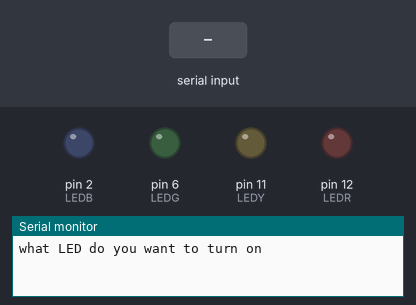
Recording of a sketch running on a simulated Arduino Uno, built with avr-gcc and run on an emulated ATmega328P. On the bench: output pins drawn as LEDs (lit = HIGH), the last lines printed to the serial monitor. The test bench sets the inputs (shaded band).

Above: at 1.2 s.
1.3 s: "red" received over Serial
At 2.6 s:
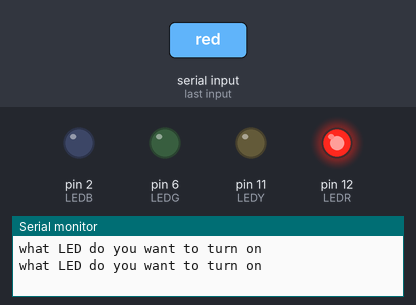
3.8 s: "blue" received over Serial
At 5.7 s:
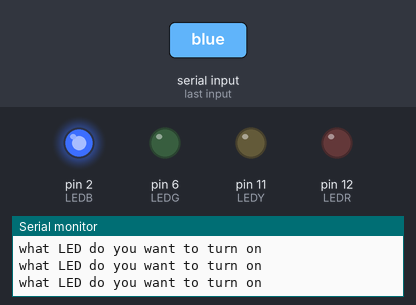
6.3 s: "yellow" received over Serial
At 7.7 s:
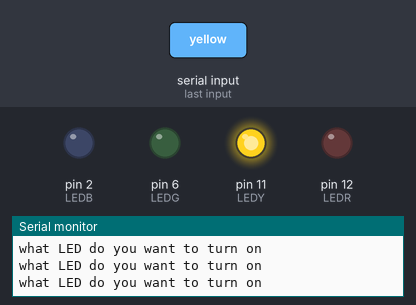
8.8 s: "green" received over Serial
At 10.8 s:
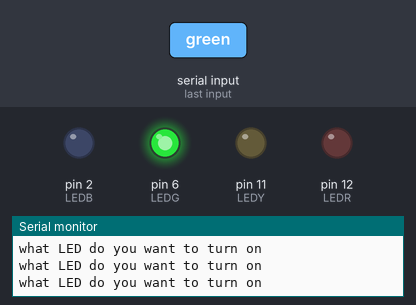
Timing chart, 0 to 12.3 s (numbered marks = the images above; inputs shaded):
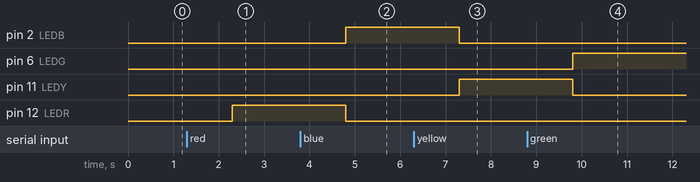

Measured:
- after the input at 1.3 s, pin 12 (LEDR): LOW → HIGH after 1.0 s
- after the input at 3.8 s, pin 2 (LEDB): LOW → HIGH after 1.0 s; pin 12 (LEDR): HIGH → LOW after 1.0 s
- after the input at 6.3 s, pin 2 (LEDB): HIGH → LOW after 1.0 s; pin 11 (LEDY): LOW → HIGH after 1.0 s
- after the input at 8.8 s, pin 6 (LEDG): LOW → HIGH after 1.0 s; pin 11 (LEDY): HIGH → LOW after 1.0 s

The sketch:

colour-selector.ino
```cpp
int LEDR = 12;
int LEDY = 11;
int LEDG = 6;
int LEDB = 2;


String userAnswer;

void setup() {
  pinMode(LEDR, OUTPUT);
  pinMode(LEDB, OUTPUT);
  pinMode(LEDY, OUTPUT);
  pinMode(LEDG, OUTPUT);

  Serial.begin(9600);
}

void loop() {
  Serial.println("what LED do you want to turn on ");
  while(Serial.available() == 0) {
  }
  userAnswer = Serial.readString();

  if (userAnswer == "red") {
    digitalWrite(LEDR, HIGH);
    digitalWrite(LEDB, LOW);
    digitalWrite(LEDY, LOW);
    digitalWrite(LEDG, LOW);
  }

  if (userAnswer == "blue") {
    digitalWrite(LEDB, HIGH);
    digitalWrite(LEDR, LOW);
    digitalWrite(LEDY, LOW);
    digitalWrite(LEDG, LOW);
  }

  if (userAnswer == "yellow") {
    digitalWrite(LEDY, HIGH);
    digitalWrite(LEDB, LOW);
    digitalWrite(LEDR, LOW);
    digitalWrite(LEDG, LOW);
  }

  if (userAnswer == "green") {
    digitalWrite(LEDG, HIGH);
    digitalWrite(LEDY, LOW);
    digitalWrite(LEDB, LOW);
    digitalWrite(LEDR, LOW);
  }

  }
```
